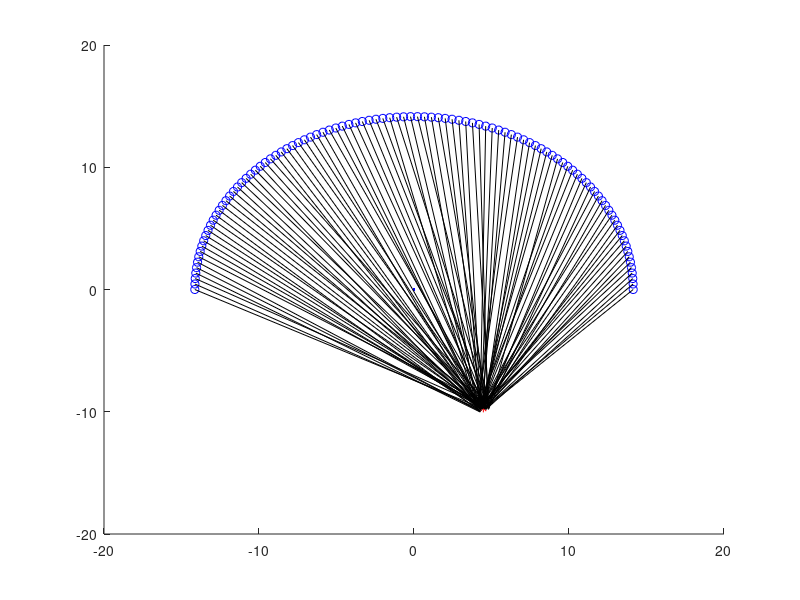

Source code (MATLAB):
clear
hold on
axis([-20,20,-20,20])

num_targets = 1     % number of targets to generate
area = 10           % grid radius to search for targets
num_sensors = 1
num_mlocs = 100     % number of measurement locations (sample size)
path = pi           % length of flight path, in radians
err = 1             % random +- error in degrees of measurements

% determine sigma (standard deviation)
rng('shuffle', 'twister')
e = zeros(100000,1);
for i = 1:100000 
    e(i)= -err + (err+err)*rand(1);
end
sigma = std(e);

figure = plot(0,0,'.b')

% generate targets within x,y coordinate grid
targets = zeros(num_targets,2);
for num = 1:num_targets
    x = (-area + (area+area)*rand(1));
    y = (-area + (area+area)*rand(1));
    targets(num,:) = [x,y];
    plot(x,y,'*r')
end

% generate measurement locations on flight path
radius = area * sqrt(2);
theta = linspace(0,path,num_mlocs);   % measurement spacing
mlocs = [radius*cos(theta);radius*sin(theta)]';
plot(mlocs(:,1),mlocs(:,2),'ob');

% note - mlocs should really be a 3D matrix of [[x,y] x path x sensor]
%      - doa should be 2D matrix of [doa(s) x sensor], after association add
%       target dimension
%      - 

% flat vector b/c you don't know which measurements are which targets
doa = zeros(num_mlocs*num_targets,1); 

% time step, update target/platform locations
for mloc = 1:num_mlocs
    % generate lobs per sensor at current mloc
    for sensor = 1:num_sensors
        for target = 1:num_targets
           % calculate true angle between target and mloc 
           theta = atan2(mlocs(mloc,2)-targets(target,2),mlocs(mloc,1)-targets(target,1));
           % plot true line to target
           %plot([targets(target,1) mlocs(mloc,1)],[targets(target,2) mlocs(mloc,2)], 'r')
           % get true length to target just for plotting to make sure we
           % can see crossover!!! this would not be known
           range = sqrt((targets(target,1)-mlocs(mloc,1))^2 + (targets(target,2)-mlocs(mloc,2))^2);
           % convert to true angle from mloc relative to due East
           theta = -(pi - theta);
           % add random error - not sigma, that's a statistical measure not
           % each individual measurement error
           error = -err + (err+err)*rand(1);
           % doa index to save measurement since we're using a flat vector
           index = (mloc-1)*length(targets(:,1)) + target; 
           doa(index) = theta + error * pi/180;
           % don't forget to add the sensor xy offset (mlocs(mloc,1 and mlocs(mloc,2)) for the plot
           % uses the range as the magnitude for drawing a line to target
           plot([mlocs(mloc,1) (range*cos(doa(index))+mlocs(mloc,1))],[mlocs(mloc,2) (range*sin(doa(index))+mlocs(mloc,2))], 'k')
       end
    end 
end

% save doa and measurement data to cvs, last row is sigma
% measurement data x,y can be used as nautical miles
doa = [doa; sigma];
mlocs = [mlocs; [sigma,sigma]]; 
data = [doa mlocs];             % matrix with columns [doa x y]
csvwrite('C:\Users\Tim\Google Drive\JHU\CUDA\DOAgeneration.dat',data);
saveas(figure,'C:\Users\Tim\Google Drive\JHU\CUDA\DOAgeneration.png');

